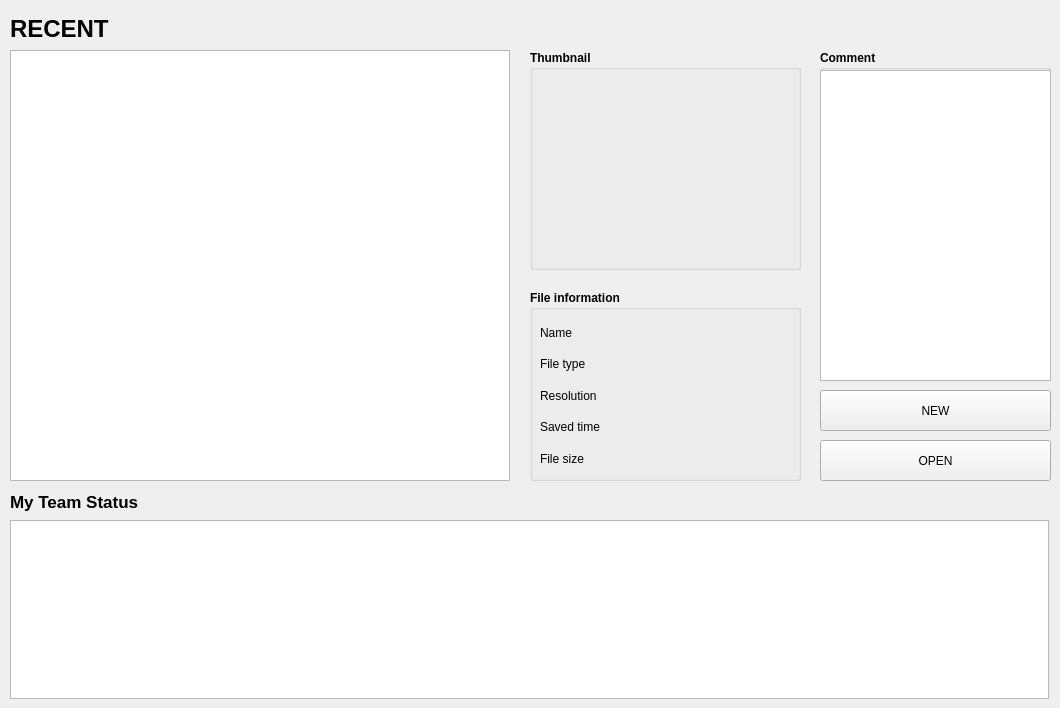
        <widget class="QWidget" name="tab_my_task">
         <attribute name="title">
          <string>MY TASK</string>
         </attribute>
         <widget class="QGroupBox" name="groupBox_shot_comment_2">
          <property name="geometry">
           <rect>
            <x>820</x>
            <y>50</y>
            <width>231</width>
            <height>331</height>
           </rect>
          </property>
          <property name="font">
           <font>
            <bold>true</bold>
            <underline>false</underline>
            <strikeout>false</strikeout>
           </font>
          </property>
          <property name="title">
           <string>Comment</string>
          </property>
          <property name="flat">
           <bool>false</bool>
          </property>
          <property name="checkable">
           <bool>false</bool>
          </property>
          <widget class="QPlainTextEdit" name="plainTextEdit_mytask_comment">
           <property name="geometry">
            <rect>
             <x>0</x>
             <y>20</y>
             <width>231</width>
             <height>311</height>
            </rect>
           </property>
           <property name="plainText">
            <string/>
           </property>
          </widget>
         </widget>
         <widget class="QPushButton" name="pushButton_mytask_selectedopen">
          <property name="geometry">
           <rect>
            <x>820</x>
            <y>440</y>
            <width>231</width>
            <height>41</height>
           </rect>
          </property>
          <property name="text">
           <string>OPEN</string>
          </property>
         </widget>
         <widget class="QLabel" name="label_mytask_filepath">
          <property name="geometry">
           <rect>
            <x>10</x>
            <y>8</y>
            <width>521</width>
            <height>41</height>
           </rect>
          </property>
          <property name="font">
           <font>
            <pointsize>18</pointsize>
            <bold>true</bold>
           </font>
          </property>
          <property name="text">
           <string>RECENT</string>
          </property>
         </widget>
         <widget class="QPushButton" name="pushButton_mytask_newfileopen">
          <property name="geometry">
           <rect>
            <x>820</x>
            <y>390</y>
            <width>231</width>
            <height>41</height>
           </rect>
          </property>
          <property name="text">
           <string>NEW</string>
          </property>
         </widget>
         <widget class="QTableWidget" name="tableWidget_recent_files">
          <property name="geometry">
           <rect>
            <x>10</x>
            <y>50</y>
            <width>500</width>
            <height>431</height>
           </rect>
          </property>
          <property name="font">
           <font>
            <pointsize>10</pointsize>
            <bold>true</bold>
           </font>
          </property>
          <attribute name="horizontalHeaderVisible">
           <bool>false</bool>
          </attribute>
          <attribute name="verticalHeaderVisible">
           <bool>false</bool>
          </attribute>
         </widget>
         <widget class="QGroupBox" name="groupBox_shot_comment_3">
          <property name="geometry">
           <rect>
            <x>530</x>
            <y>50</y>
            <width>271</width>
            <height>220</height>
           </rect>
          </property>
          <property name="font">
           <font>
            <bold>true</bold>
            <underline>false</underline>
            <strikeout>false</strikeout>
           </font>
          </property>
          <property name="title">
           <string>Thumbnail</string>
          </property>
          <property name="flat">
           <bool>false</bool>
          </property>
          <property name="checkable">
           <bool>false</bool>
          </property>
          <widget class="QLabel" name="label_shot_comment_2">
           <property name="geometry">
            <rect>
             <x>10</x>
             <y>30</y>
             <width>211</width>
             <height>141</height>
            </rect>
           </property>
           <property name="text">
            <string/>
           </property>
          </widget>
          <widget class="QLabel" name="label_mytask_thumbnail">
           <property name="geometry">
            <rect>
             <x>-1</x>
             <y>19</y>
             <width>271</width>
             <height>201</height>
            </rect>
           </property>
           <property name="text">
            <string/>
           </property>
          </widget>
         </widget>
         <widget class="QGroupBox" name="groupBox_shot_file_info_2">
          <property name="geometry">
           <rect>
            <x>530</x>
            <y>290</y>
            <width>271</width>
            <height>191</height>
           </rect>
          </property>
          <property name="font">
           <font>
            <bold>true</bold>
            <underline>false</underline>
            <strikeout>false</strikeout>
           </font>
          </property>
          <property name="title">
           <string>File information</string>
          </property>
          <property name="flat">
           <bool>false</bool>
          </property>
          <property name="checkable">
           <bool>false</bool>
          </property>
          <widget class="QWidget" name="verticalLayoutWidget_3">
           <property name="geometry">
            <rect>
             <x>10</x>
             <y>30</y>
             <width>74</width>
             <height>151</height>
            </rect>
           </property>
           <layout class="QVBoxLayout" name="verticalLayout_5">
            <item>
             <widget class="QLabel" name="label_17">
              <property name="font">
               <font>
                <pointsize>9</pointsize>
                <bold>false</bold>
                <underline>false</underline>
                <strikeout>false</strikeout>
               </font>
              </property>
              <property name="text">
               <string>Name</string>
              </property>
             </widget>
            </item>
            <item>
             <widget class="QLabel" name="label_15">
              <property name="font">
               <font>
                <pointsize>9</pointsize>
                <bold>false</bold>
                <underline>false</underline>
                <strikeout>false</strikeout>
               </font>
              </property>
              <property name="text">
               <string>File type</string>
              </property>
             </widget>
            </item>
            <item>
             <widget class="QLabel" name="label_12">
              <property name="font">
               <font>
                <pointsize>9</pointsize>
                <bold>false</bold>
                <underline>false</underline>
                <strikeout>false</strikeout>
               </font>
              </property>
              <property name="text">
               <string>Resolution</string>
              </property>
             </widget>
            </item>
            <item>
             <widget class="QLabel" name="label_13">
              <property name="font">
               <font>
                <pointsize>9</pointsize>
                <bold>false</bold>
                <underline>false</underline>
                <strikeout>false</strikeout>
               </font>
              </property>
              <property name="text">
               <string>Saved time</string>
              </property>
             </widget>
            </item>
            <item>
             <widget class="QLabel" name="label_21">
              <property name="font">
               <font>
                <pointsize>9</pointsize>
                <bold>false</bold>
                <underline>false</underline>
                <strikeout>false</strikeout>
               </font>
              </property>
              <property name="text">
               <string>File size</string>
              </property>
             </widget>
            </item>
           </layout>
          </widget>
          <widget class="QWidget" name="verticalLayoutWidget_4">
           <property name="geometry">
            <rect>
             <x>90</x>
             <y>30</y>
             <width>171</width>
             <height>151</height>
            </rect>
           </property>
           <layout class="QVBoxLayout" name="verticalLayout_6">
            <item>
             <widget class="QLabel" name="label_mytask_filename">
              <property name="font">
               <font>
                <pointsize>9</pointsize>
                <bold>false</bold>
                <underline>false</underline>
                <strikeout>false</strikeout>
               </font>
              </property>
              <property name="text">
               <string/>
              </property>
             </widget>
            </item>
            <item>
             <widget class="QLabel" name="label_mytask_filetype">
              <property name="font">
               <font>
                <pointsize>9</pointsize>
                <bold>false</bold>
                <underline>false</underline>
                <strikeout>false</strikeout>
               </font>
              </property>
              <property name="text">
               <string/>
              </property>
             </widget>
            </item>
            <item>
             <widget class="QLabel" name="label_mytask_resolution">
              <property name="font">
               <font>
                <pointsize>9</pointsize>
                <bold>false</bold>
                <underline>false</underline>
                <strikeout>false</strikeout>
               </font>
              </property>
              <property name="text">
               <string/>
              </property>
             </widget>
            </item>
            <item>
             <widget class="QLabel" name="label_mytask_savedtime">
              <property name="font">
               <font>
                <pointsize>9</pointsize>
                <bold>false</bold>
                <underline>false</underline>
                <strikeout>false</strikeout>
               </font>
              </property>
              <property name="text">
               <string/>
              </property>
             </widget>
            </item>
            <item>
             <widget class="QLabel" name="label_mytask_filesize">
              <property name="font">
               <font>
                <pointsize>9</pointsize>
                <bold>false</bold>
                <underline>false</underline>
                <strikeout>false</strikeout>
               </font>
              </property>
              <property name="text">
               <string/>
              </property>
             </widget>
            </item>
           </layout>
          </widget>
         </widget>
         <widget class="QLabel" name="label">
          <property name="geometry">
           <rect>
            <x>10</x>
            <y>481</y>
            <width>1039</width>
            <height>41</height>
           </rect>
          </property>
          <property name="font">
           <font>
            <pointsize>13</pointsize>
            <bold>true</bold>
           </font>
          </property>
          <property name="text">
           <string>My Team Status</string>
          </property>
         </widget>
         <widget class="QTableWidget" name="tableWidget_mytask_status">
          <property name="geometry">
           <rect>
            <x>10</x>
            <y>520</y>
            <width>1039</width>
            <height>179</height>
           </rect>
          </property>
          <property name="sizePolicy">
           <sizepolicy hsizetype="Preferred" vsizetype="Preferred">
            <horstretch>0</horstretch>
            <verstretch>0</verstretch>
           </sizepolicy>
          </property>
          <property name="font">
           <font>
            <bold>false</bold>
           </font>
          </property>
          <attribute name="verticalHeaderVisible">
           <bool>false</bool>
          </attribute>
         </widget>
        </widget>
